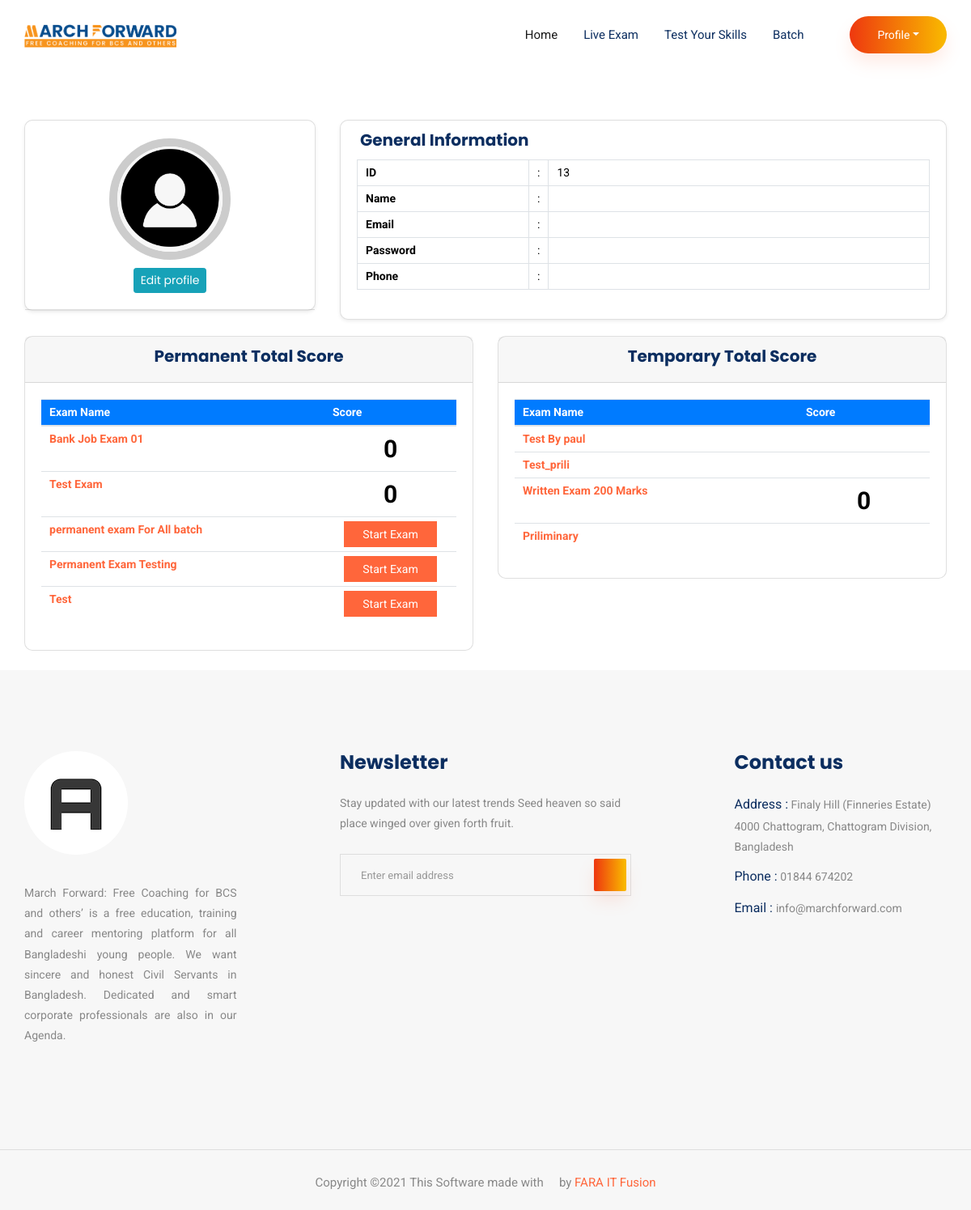
Page /student-profile.php on the committed database.
### tables this page shows
CREATE TABLE `students` (
  `id` int(100) NOT NULL,
  `name` varchar(500) NOT NULL,
  `without_md5` varchar(255) NOT NULL,
  `pass_md5` varchar(255) NOT NULL,
  `fathersName` varchar(500) NOT NULL,
  `mothersName` varchar(500) NOT NULL,
  `email` varchar(100) NOT NULL,
  `phone` varchar(100) NOT NULL,
  `address` varchar(255) NOT NULL,
  `course_id` int(10) NOT NULL,
  `status` varchar(100) NOT NULL,
  `date` timestamp NOT NULL DEFAULT CURRENT_TIMESTAMP ON UPDATE CURRENT_TIMESTAMP
);

CREATE TABLE `exam` (
  `id` int(100) NOT NULL,
  `courseID` int(100) NOT NULL,
  `name` varchar(1000) NOT NULL,
  `examTime` int(10) NOT NULL,
  `examStatus` varchar(100) NOT NULL,
  `scheduleDate` varchar(255) NOT NULL,
  `scheduleTime` varchar(100) NOT NULL,
  `examEndTime` varchar(100) NOT NULL,
  `total_mark` varchar(255) NOT NULL,
  `passed_mark` varchar(255) NOT NULL,
  `minQuestionNum` int(100) NOT NULL,
  `maxQuestionNum` int(100) NOT NULL,
  `StartingAction` int(10) NOT NULL,
  `action` varchar(255) NOT NULL,
  `date` timestamp NOT NULL DEFAULT CURRENT_TIMESTAMP ON UPDATE CURRENT_TIMESTAMP
);

### backend/functions.php (called while the page is built, shortened)
<?php
include("config.php");
function query($sql){
	global $connection;
	return mysqli_query($connection, $sql);
}
function fetch_array($array){
    return mysqli_fetch_array($array);
}
 ?>

### student-profile.php (the view, shortened to what this page needs)
<?php include ("student-header.php");?>
<?php
 $username = $_SESSION['username'];
$select_student=query("SELECT * FROM `students` where email='$username' ");
$fetch_student=fetch_array($select_student);
$std_row=$fetch_student['id'];
?>
 <div class="content-wrapper">
            <section class="content-header">
              <div class="container-fluid">
                  <div class="row">
                        <div class="col-sm-12 col-xl-12 text-center"  style="padding: 50px 0px;">
                        </div>
                    </div>
                <div class="row mb-2">
                  <div class="col-md-12">
                  </div>
                </div>
              </div>
            </section>
            <section class="content">
              <div class="container-fluid">
                <div class="row">
                  <div class="col-12">
                    <div class="student-profile py-4">
  <div class="container">
    <div class="row">
      <div class="col-lg-4">
        <div class="card shadow-sm">
          <div class="card-header bg-transparent text-center">
            <img class="profile_img" src="media/hqdefault.png" alt="">
            <h3><a href="edit-student.php" class="btn btn-info btn-sm" role="button">Edit profile</a></h3>
          </div>
        </div>
      </div>
      <div class="col-lg-8">
        <div class="card shadow-sm">
          <div class="card-header bg-transparent border-0">
            <h3 class="mb-0"><i class="far fa-clone pr-1"></i>General Information</h3>
          </div>
          <div class="card-body pt-0">
            <table class="table table-bordered">
              <tr>
                <th width="30%">ID</th>
                <td width="2%">:</td>
                <td><?php echo $std_row?></td>
              </tr>
              <tr>
                <th width="30%">Name</th>
                <td width="2%">:</td>
                <td><?php echo $fetch_student['name'];?></td>
              </tr>
              <tr>
                <th width="30%">Email</th>
                <td width="2%">:</td>
                <td><?php echo $username?></td>
              </tr>
              <tr>
                <th width="30%">Password</th>
                <td width="2%">:</td>
                <td><?php echo $fetch_student['without_md5']?></td>
              </tr>
              <tr>
                <th width="30%">Phone</th>
                <td width="2%">:</td>
                <td><?php echo $fetch_student['phone']?></td>
              </tr>
            </table>
          </div>
        </div>
      </div>
    </div>
    <div class="row" style="padding-top: 20px;">
        <div class="col-md-6">
            <div class="card">
                <div class="card-header text-center"><h3>Permanent Total Score</h3></div>
                <div class="card-body">
                        <table id="" class="table table-hover">
                          <thead>
                          <tr class="bg-primary">
                            <th style="color: white;">Exam Name</th>
                            <th style="color: white;">Score</th>
                          </tr>
                          </thead>
                          <tbody>
                              <?php
                                $select_student=query("SELECT * FROM `students` where email='$username' ");
                                $fetch_student=fetch_array($select_student);
                                $studentID = $fetch_student['id'];
                                $query = query("SELECT * FROM `exam` WHERE examStatus='Permanent' ORDER BY id DESC");
                                $rows = mysqli_num_rows($query);
                                if($rows > 0)
                                {
                                    while($row = fetch_array($query))
                                    {
                                        $examID = $row['id'];
                                        $checkExamIDQueryInResult = query("SELECT * FROM resultForPermanentExam WHERE  examID='$examID'");
                                        $rowOfResult = fetch_array($checkExamIDQueryInResult);
                                        $ResultExamID = $rowOfResult['examID'];
                                        $sumOfRightAns=query("SELECT SUM(mark) as total_for FROM resultForPermanentExam WHERE selectedAns=rightAns AND examID='$examID' AND studentID='$studentID' ");
                                        $sumOfRight=fetch_array($sumOfRightAns);
                                        $right = $sumOfRight['total_for'];
                                        $sumOfWrongAns=query("SELECT SUM(negativeMark) as total_for FROM resultForPermanentExam WHERE selectedAns!=rightAns AND selectedAns!='0' AND examID='$examID' AND studentID='$studentID'");
                                        $sumOfNegative=fetch_array($sumOfWrongAns);
                                        $wrong =  $sumOfNegative['total_for'];
                                        $score = $right + $wrong;
                                       ?>
                                       <tr>
                                            <td style="width: 350px;"><b><?php echo $row['name'];?></b></td>
                                            <?php
                                                if(!empty($score)){
                                                    ?>
                                                   <td style="font-size: 30px; font-weight: bold; text-align:center;"><b><?php echo $score;?></b></td>
                                                    <?php
                                                }
                                                else {
                                                    if($score==0  && !empty($ResultExamID)){
                                                        ?>
                                                        <td style="font-size: 30px; font-weight: bold; text-align:center;"><?php echo $score;?></td>
                                                    <?php
                                                    }
                                                    else{
                                                        ?>
                                                        <td style="text-align:center;"><a href="start-permanent-exam.php?examID=<?php echo $examID;?>" class="btn_4">Start Exam</a></td>
                                                    <?php
                                                    }
                                                    }
                                            ?>
                                          </tr>
                                       <?php
                                    }
                                }
                              ?>
                          </tbody>
                        </table>
                      </div>
            </div>
        </div>
        <div class="col-md-6">
            <div class="card">
                <div class="card-header text-center"><h3>Temporary Total Score</h3></div>
                <div class="card-body">
                        <table id="" class="table table-hover">
                          <thead>
                          <tr class="bg-primary">
                            <th style="color: white;">Exam Name</th>
                            <th style="color: white;">Score</th>
                          </tr>
                          </thead>
                          <tbody>
                              <?php
                                $select_student=query("SELECT * FROM `students` where email='$username' ");
                                $fetch_student=fetch_array($select_student);
                                $studentID = $fetch_student['id'];
                                $query = query("SELECT * FROM `exam` WHERE examStatus='Temporary' AND action='SHOW' ORDER BY id DESC");
                                $rows = mysqli_num_rows($query);
                                if($rows > 0)
                                {
                                    while($row = fetch_array($query))
                                    {
                                        $examID = $row['id'];
                                        $checkExamIDQueryInResult = query("SELECT * FROM resultForPermanentExam WHERE  examID='$examID'");
                                        $rowOfResult = fetch_array($checkExamIDQueryInResult);
                                        $ResultExamID = $rowOfResult['examID'];
                                        $sumOfRightAns=query("SELECT SUM(mark) as total_for FROM resultForPermanentExam WHERE selectedAns=rightAns AND examID='$examID' AND studentID='$studentID' ");
                                        $sumOfRight=fetch_array($sumOfRightAns);
                                        $right = $sumOfRight['total_for'];
                                        $sumOfWrongAns=query("SELECT SUM(negativeMark) as total_for FROM resultForPermanentExam WHERE selectedAns!=rightAns AND selectedAns!='0' AND examID='$examID' AND studentID='$studentID'");
                                        $sumOfNegative=fetch_array($sumOfWrongAns);
                                        $wrong =  $sumOfNegative['total_for'];
                                        $score = $right + $wrong;
                                       ?>
                                       <tr>
                                            <td style="width: 350px;"><b><?php echo $row['name'];?></b></td>
                                            <?php
                                                if(!empty($score)){
                                                    ?>
                                                   <td style="font-size: 30px; font-weight: bold; text-align:center;"><b><?php echo $score;?></b></td>
                                                    <?php
                                                }
                                                else {
                                                    if($score==0  && !empty($ResultExamID)){
                                                        ?>
                                                        <td style="font-size: 30px; font-weight: bold; text-align:center;"><?php echo $score;?></td>
                                                    <?php
                                                    }
                                                    else{
                                                        ?>
                                                        <td style="text-align:center;"></td>
                                                    <?php
                                                    }
                                                    }
                                            ?>
                                          </tr>
                                       <?php
                                    }
                                }
                              ?>
                          </tbody>
                        </table>
                      </div>
            </div>
        </div>
    </div>
  </div>
</div>
                  </div>
                </div>
              </div>
            </section>
          </div>
<?php include ("student-footer.php");?>

### student-profile.php (style rules this page uses)
.student-profile .card { border-radius: 10px; }
.student-profile .card .card-header .profile_img { width: 150px; height: 150px; object-fit: cover; margin: 10px auto; border: 10px solid #ccc; border-radius: 50%; }
.student-profile .card h3 { font-size: 20px; font-weight: 700; }
.student-profile .table th, .student-profile .table td { font-size: 14px; padding: 5px 10px; color: #000; }

### rows in the picture
students: id "13"
exam: name "Bank Job Exam 01", score "0"
exam: name "Test Exam", score "0"
exam: name "permanent exam For All batch"
exam: name "Permanent Exam Testing"
exam: name "Test"
exam: name "Test By paul"
exam: name "Test_prili"
exam: name "Written Exam 200 Marks", score "0"
exam: name "Priliminary"
